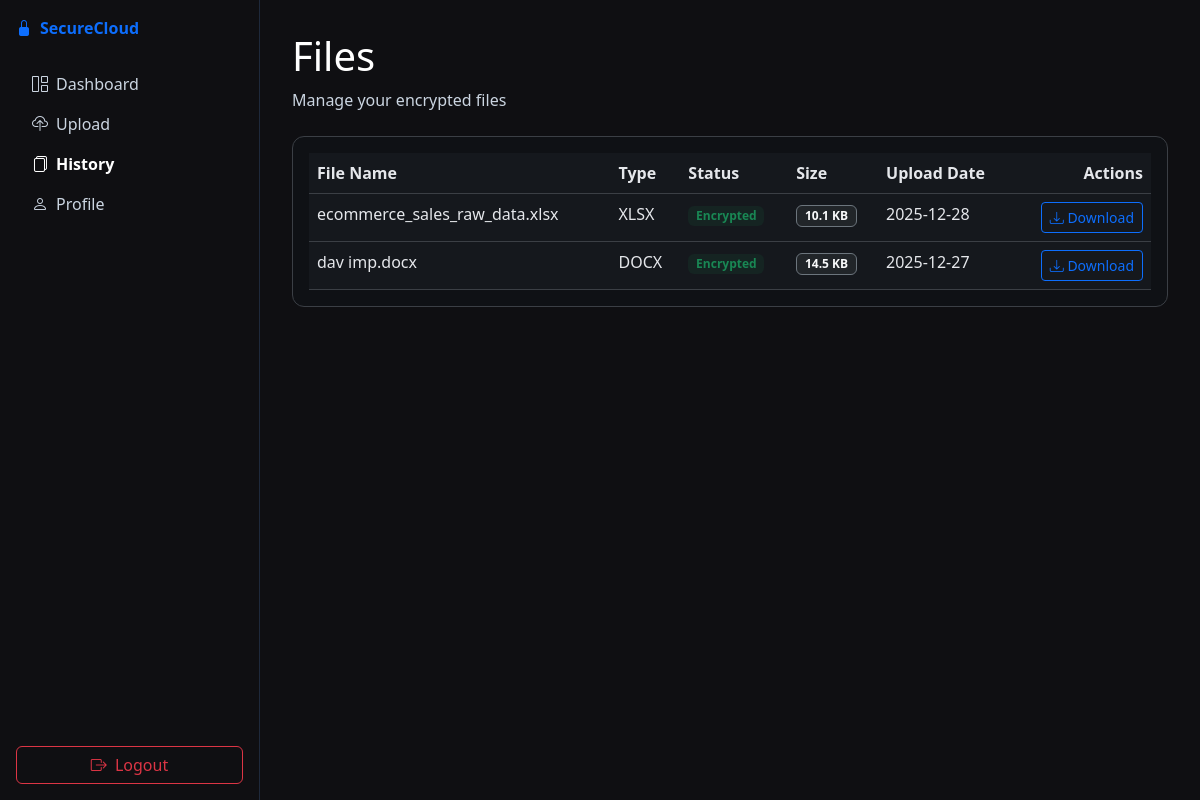
/files/ (signed in), run on the app's committed database.
### storage/models.py (models this page shows, shortened)
class StoredFile(models.Model):
    user = models.ForeignKey(User, on_delete=models.CASCADE, related_name='stored_files')
    original_name = models.CharField(max_length=255)
    cover_image = models.ImageField(upload_to='covers/')
    stego_image = models.ImageField(upload_to='stego/')
    nonce = models.BinaryField()
    data_length = models.IntegerField()
    created_at = models.DateTimeField(auto_now_add=True)

### storage/views.py (the view)
# urls.py: path('files/', file_list_view, name='file_list'),
@login_required
def file_list_view(request):
    files = StoredFile.objects.filter(user=request.user).order_by('-created_at')
    return render(request, 'storage/file_list.html', {'files': files})

### templates/storage/file_list.html (shortened to what this page needs)
{% extends 'base.html' %}
{% load static %}
{% block content %}
<div class="dashboard-body">
  <aside class="sidebar">
    <div class="sidebar-header d-flex align-items-center gap-2 mb-4">
      <i class="bi bi-lock-fill text-primary"></i>
      <a href="/" class="text-decoration-none fw-semibold">SecureCloud</a>
    </div>
    <nav class="nav flex-column">
      <a href="{% url 'dashboard' %}" class="nav-link"><i class="bi bi-grid-1x2 me-2"></i>Dashboard</a>
      <a href="{% url 'upload' %}" class="nav-link"><i class="bi bi-cloud-upload me-2"></i>Upload</a>
      <a href="{% url 'file_list' %}" class="nav-link active"><i class="bi bi-files me-2"></i>History</a>
      <a href="{% url 'profile' %}" class="nav-link"><i class="bi bi-person me-2"></i>Profile</a>
    </nav>
    <div class="mt-auto">
      <a href="{% url 'logout' %}" class="btn btn-outline-danger w-100 mb-3">
        <i class="bi bi-box-arrow-right me-1"></i> Logout
      </a>
    </div>
  </aside>
  <main class="main-content">
    <div class="page-header mb-4">
      <h1 class="page-title">Files</h1>
      <p class="text-muted mb-0">Manage your encrypted files</p>
    </div>
    <div class="table-container">
      <div class="table-responsive">
        <table class="table table-hover mb-0">
          <thead>
            <tr>
              <th>File Name</th>
              <th>Type</th>
              <th>Status</th>
              <th>Size</th>
              <th>Upload Date</th>
              <th class="text-end">Actions</th>
            </tr>
          </thead>
          <tbody>
            {% for f in files %}
            <tr>
              <td class="fw-medium">{{ f.original_name }}</td>
              <td>
                {% if ".pdf" in f.original_name|lower %}PDF
                {% elif ".zip" in f.original_name|lower %}ZIP
                {% elif ".pptx" in f.original_name|lower %}PPTX
                {% elif ".docx" in f.original_name|lower %}DOCX
                {% elif ".xlsx" in f.original_name|lower %}XLSX
                {% elif ".txt" in f.original_name|lower %}TXT
                {% elif ".png" in f.original_name|lower %}PNG
                {% elif ".jpg" in f.original_name|lower or ".jpeg" in f.original_name|lower %}JPG
                {% else %}-{% endif %}
              </td>
              <td><span class="badge bg-success bg-opacity-10 text-success">Encrypted</span></td>
              <td>
                <span class="badge bg-dark text-light border border-secondary">
                  {% if f.data_length %}{{ f.data_length|filesizeformat }}{% else %}-{% endif %}
                </span>
              </td>
              <td>{{ f.created_at|date:"Y-m-d" }}</td>
              <td class="text-end">
                <button type="button"
                        class="btn btn-sm btn-outline-primary download-face-btn"
                        data-download-url="{% url 'download' f.pk %}">
                  <i class="bi bi-download"></i> Download
                </button>
              </td>
            </tr>
            {% empty %}
            <tr>
              <td colspan="6" class="text-center text-muted py-5">No files found</td>
            </tr>
            {% endfor %}
          </tbody>
        </table>
      </div>
    </div>
  </main>
</div>
{% endblock %}

### static/css/style.css (style rules this page uses)
body { background-color: #0f0f12; color: #e5e7eb; }
.table { --bs-table-bg: #15181d; --bs-table-color: #e5e7eb; --bs-table-border-color: #3b3f45; background-color: var(--bs-table-bg); color: var(--bs-table-color); border-color: var(--bs-table-border-color); }
.table tbody tr, .table tbody td, .table thead th { background-color: #15181d; color: #e5e7eb; border-color: #3b3f45; }

### templates/storage/file_list.html (style rules this page uses)
.dashboard-body { display:flex;min-height:100vh;background-color:#0f0f12 }
.sidebar { width:260px;border-right:1px solid #1e293b;padding:1rem 1rem 0;color:#e5e7eb;display:flex;flex-direction:column }
.nav-link { color:#cbd5e1 }
.nav-link.active { color:#ffffff;font-weight:600 }
.main-content { flex:1;padding:2rem;color:#e5e7eb }
.page-title { color:#ffffff }
.text-muted { color:#cbd5e1 !important }
.table-container { border:1px solid #3b3f45;border-radius:.75rem;padding:1rem;background-color:#0f1115;color:#e5e7eb }

### data on the page
StoredFile: original_name "ecommerce_sales_raw_data.xlsx", shows "XLSX", data_length|filesizeformat "10.1 KB", created_at "2025-12-28"
StoredFile: original_name "dav imp.docx", shows "DOCX", data_length|filesizeformat "14.5 KB", created_at "2025-12-27"
